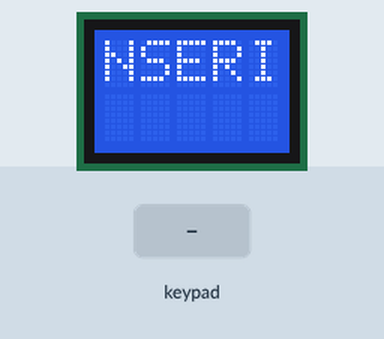
This sketch was run on a simulated Arduino Uno, built with avr-gcc and run on an emulated ATmega328P. Parts: 5×2 character LCD. Inputs (shaded band) come from the test bench. What the sketch prints to the serial monitor is not drawn.

Above: at 0.1 s.
At 1.2 s:
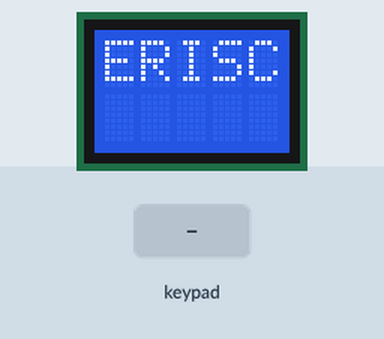
1.3 s: key '1' pressed
At 16.8 s:
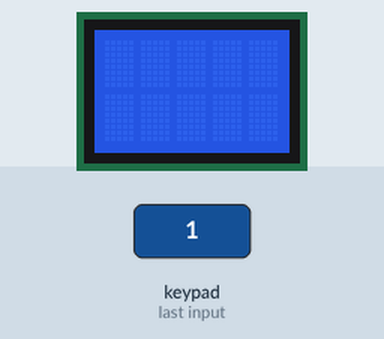
Timing chart, 0 to 18.3 s (numbered marks = the images above; inputs shaded):
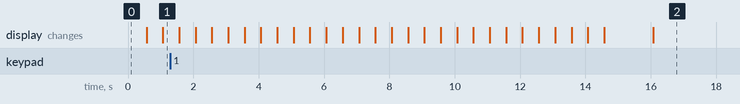

The sketch:

Tastiera_Prova.ino
```cpp
#include <Keypad.h>
#include <LiquidCrystal.h>

using namespace std;

//REGISTER SELECT = 12
//ENABLE = 11
//D2 = 25
//D3 = 24
//D2 = 23
//D1 = 22

/*
 * 22 = pin4
 * 23 = pin6
 * 38 = DHT
 */

const byte righe = 4, colonne = 4;
byte PULSrighe [righe] = {9, 8, 7, 6};
byte PULScolonne [colonne] = {5, 4, 3, 2};

const byte pulsanti [righe] [colonne] = { {'1', '2', '3', 'A'},
                                          {'4', '5', '6', 'B'},
                                          {'7', '8', '9', 'C'},
                                          {'*', '0', '#', 'D'} };

Keypad tastiera = Keypad(makeKeymap(pulsanti), PULSrighe, PULScolonne, righe, colonne);

const int RS = 22, EN = 23, d4 = 30, d5 = 31, d6 = 32, d7 = 33;
LiquidCrystal lcd(RS, EN, d4, d5, d6, d7);


void setup() {
    Serial.begin(9600);

    // 1, 2, 3, 4: Colonne
    // 5, 6, 7, 8: Righe

    //PIN Righe: 2, 3, 4, 5.
    //PIN Colonne: 6, 7, 8, 9.

    lcd.begin(5, 2);
    lcd.setCursor(0, 0);
    lcd.print("INSERISCI UN NUMERO DI 4 CIFRE");

}

void loop() {
  //lcd.clear();
  byte key = tastiera.getKey();
  //lcd.print("TEST");

  int cont_pos_lcd = 0;

  for(; cont_pos_lcd < 16; cont_pos_lcd++) {
    lcd.scrollDisplayLeft();
    delay(500);
  }


  if(key != 0) {
    lcd.clear();
    lcd.print(char(key));
    Serial.println(char(key));
 }

 //delay(2500);


}
```
